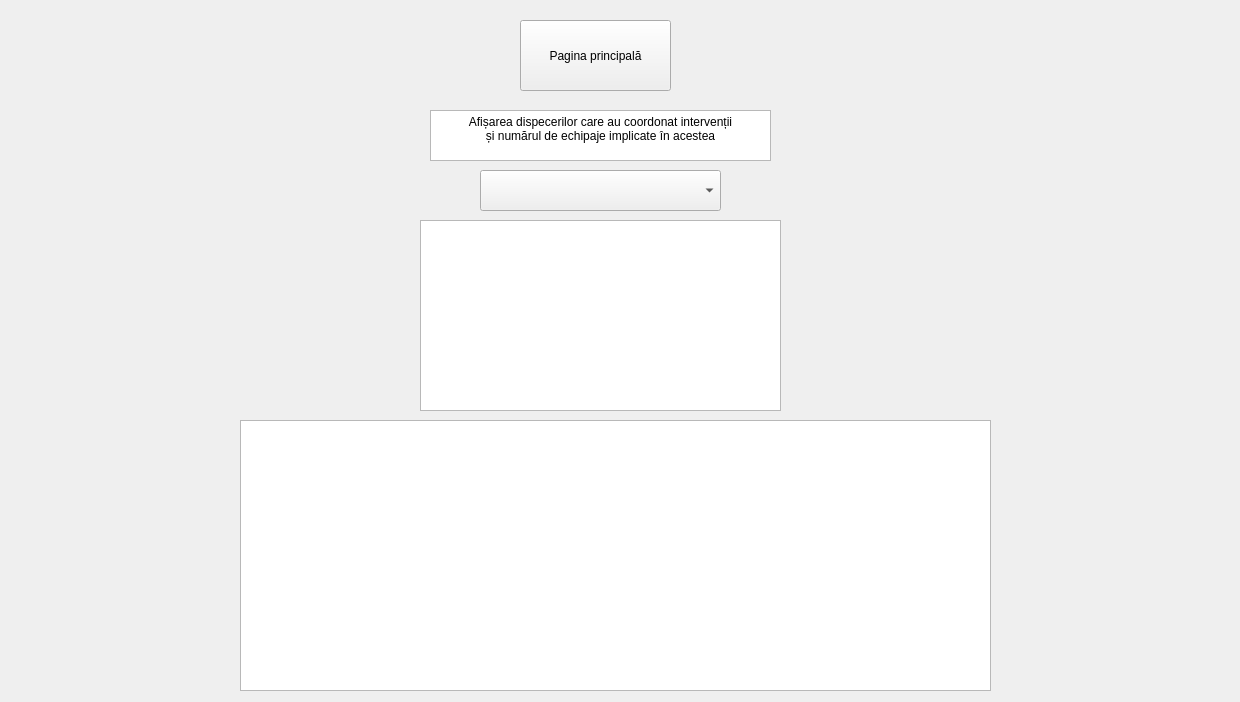
<?xml version="1.0" encoding="UTF-8"?>
<ui version="4.0">
 <class>Form</class>
 <widget class="QWidget" name="Form">
  <property name="geometry">
   <rect>
    <x>0</x>
    <y>0</y>
    <width>1240</width>
    <height>702</height>
   </rect>
  </property>
  <property name="windowTitle">
   <string>Form</string>
  </property>
  <widget class="QPushButton" name="pushButton">
   <property name="geometry">
    <rect>
     <x>520</x>
     <y>20</y>
     <width>151</width>
     <height>71</height>
    </rect>
   </property>
   <property name="text">
    <string>Pagina principală</string>
   </property>
  </widget>
  <widget class="QTableView" name="tableView">
   <property name="geometry">
    <rect>
     <x>240</x>
     <y>420</y>
     <width>751</width>
     <height>271</height>
    </rect>
   </property>
  </widget>
  <widget class="QComboBox" name="comboBox">
   <property name="geometry">
    <rect>
     <x>480</x>
     <y>170</y>
     <width>241</width>
     <height>41</height>
    </rect>
   </property>
  </widget>
  <widget class="QTableView" name="tableView_2">
   <property name="geometry">
    <rect>
     <x>420</x>
     <y>220</y>
     <width>361</width>
     <height>191</height>
    </rect>
   </property>
  </widget>
  <widget class="QTextEdit" name="textEdit">
   <property name="geometry">
    <rect>
     <x>430</x>
     <y>110</y>
     <width>341</width>
     <height>51</height>
    </rect>
   </property>
   <property name="readOnly">
    <bool>true</bool>
   </property>
   <property name="html">
    <string>&lt;!DOCTYPE HTML PUBLIC &quot;-//W3C//DTD HTML 4.0//EN&quot; &quot;http://www.w3.org/TR/REC-html40/strict.dtd&quot;&gt;
&lt;html&gt;&lt;head&gt;&lt;meta name=&quot;qrichtext&quot; content=&quot;1&quot; /&gt;&lt;meta charset=&quot;utf-8&quot; /&gt;&lt;style type=&quot;text/css&quot;&gt;
p, li { white-space: pre-wrap; }
hr { height: 1px; border-width: 0; }
li.unchecked::marker { content: &quot;\2610&quot;; }
li.checked::marker { content: &quot;\2612&quot;; }
&lt;/style&gt;&lt;/head&gt;&lt;body style=&quot; font-family:'Segoe UI'; font-size:9pt; font-weight:400; font-style:normal;&quot;&gt;
&lt;p align=&quot;center&quot; style=&quot; margin-top:0px; margin-bottom:0px; margin-left:0px; margin-right:0px; -qt-block-indent:0; text-indent:0px;&quot;&gt;Afișarea dispecerilor care au coordonat intervenții&lt;br /&gt;și numărul de echipaje implicate în acestea&lt;/p&gt;&lt;/body&gt;&lt;/html&gt;</string>
   </property>
  </widget>
 </widget>
 <resources/>
 <connections/>
</ui>
